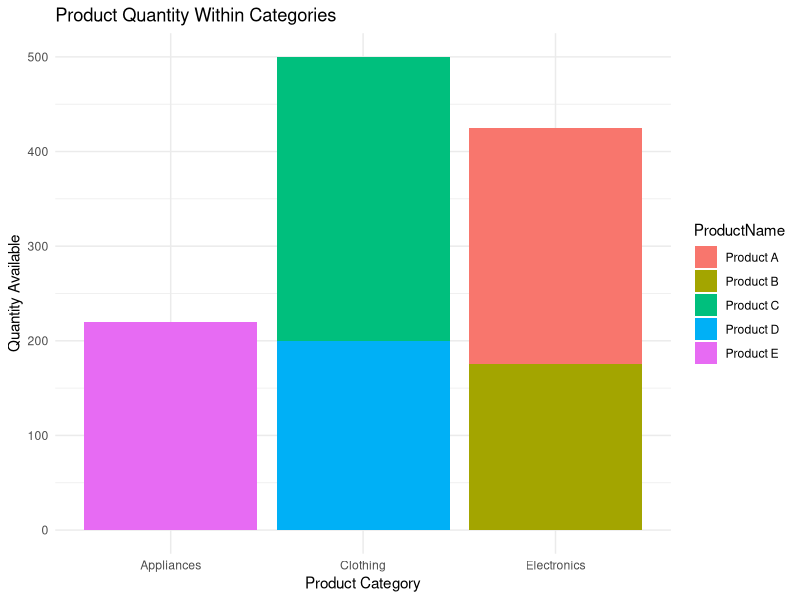

This chart was generated by the following R code:
library(ggplot2)

df4_cat <- data.frame(
  Category = c("Electronics", "Electronics", "Clothing", "Clothing", "Appliances"),
  ProductName = c("Product A", "Product B", "Product C", "Product D", "Product E"),
  Quantity = c(250, 175, 300, 200, 220)
)

ggplot(df4_cat, aes(x = Category, y = Quantity, fill = ProductName)) +
  geom_bar(stat = "identity", position = "stack") +
  labs(title = "Product Quantity Within Categories", x = "Product Category", y = "Quantity Available") +
  theme_minimal()
